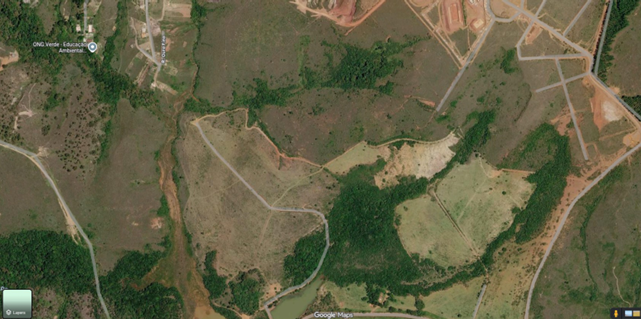
#> input picture data/raw/rural.png, 641 x 319 px; its folder holds only this picture in this run
$ python malha_viaria.py   (older library calls are emulated)
#> lines starting #> are read from the running program, lines starting #| are printed output that depends on the picture
"""Road detection and road-network reconstruction from satellite images.

The pipeline intentionally uses classical computer-vision operations. This
keeps the project reproducible without a training dataset and makes each stage
easy to inspect in the technical report.
"""

from __future__ import annotations

import argparse
import json
import math
from dataclasses import dataclass
from pathlib import Path
from typing import Any

import cv2
import networkx as nx
import numpy as np
import pandas as pd
from skimage.morphology import skeletonize

SUPPORTED_EXTENSIONS = {".png", ".jpg", ".jpeg", ".bmp", ".tif", ".tiff"}


@dataclass
class RoadDetectionResult:
    image_name: str
    rgb: np.ndarray
    road_mask: np.ndarray
    class_map: np.ndarray
    skeleton: np.ndarray
    graph: nx.Graph
    segmented: np.ndarray
    overlay: np.ndarray
    graph_overlay: np.ndarray
    metrics: dict[str, Any]


def list_images(raw_dir: Path) -> list[Path]:
    raw_dir.mkdir(parents=True, exist_ok=True)
    return sorted(
        path
        for path in raw_dir.iterdir()
        if path.is_file() and path.suffix.lower() in SUPPORTED_EXTENSIONS
    )


def load_rgb_image(path: Path) -> np.ndarray:
    bgr = cv2.imread(str(path), cv2.IMREAD_COLOR)
#> bgr is the input picture: shape (319, 641, 3); mean B, G, R 68.2, 95.9, 97.5
    if bgr is None:
        raise ValueError(f"Nao foi possivel carregar a imagem: {path}")
    return cv2.cvtColor(bgr, cv2.COLOR_BGR2RGB)


# [34 lines left out: function build_synthetic_demo, not called in this run]


def resize_if_needed(rgb: np.ndarray, max_side: int = 1400) -> tuple[np.ndarray, float]:
#> called with max_side = 1400
    if max_side <= 0:
        raise ValueError("max_side deve ser maior que zero.")

    height, width = rgb.shape[:2]
#> height = 319; width = 641
    scale = min(1.0, max_side / max(height, width))
#> scale = 1
    if scale >= 1.0:
        return rgb.copy(), 1.0

    new_size = (int(round(width * scale)), int(round(height * scale)))
    return cv2.resize(rgb, new_size, interpolation=cv2.INTER_AREA), scale


def _odd_kernel(value: int, minimum: int = 3) -> int:
    value = max(minimum, int(value))
    return value if value % 2 == 1 else value + 1


def _local_std(gray: np.ndarray, kernel_size: int) -> np.ndarray:
    gray_f = gray.astype(np.float32)
    mean = cv2.blur(gray_f, (kernel_size, kernel_size))
    mean_sq = cv2.blur(gray_f * gray_f, (kernel_size, kernel_size))
    return np.sqrt(np.maximum(mean_sq - mean * mean, 0))


def preprocess_image(rgb: np.ndarray, max_side: int = 1400) -> dict[str, Any]:
    resized, scale = resize_if_needed(rgb, max_side=max_side)
#> scale = 1
    denoised = cv2.bilateralFilter(resized, d=7, sigmaColor=45, sigmaSpace=45)

    lab = cv2.cvtColor(denoised, cv2.COLOR_RGB2LAB)
#> lab: shape (319, 641, 3); mean of channels 0, 1, 2 102.1, 123.6, 144.2
    l_channel, a_channel, b_channel = cv2.split(lab)
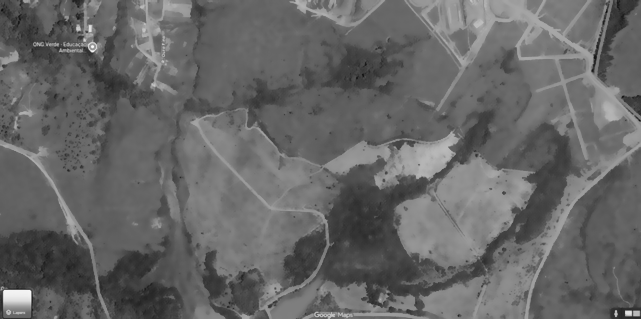
#> l_channel: shape (319, 641); min 16, max 249, mean 102.1
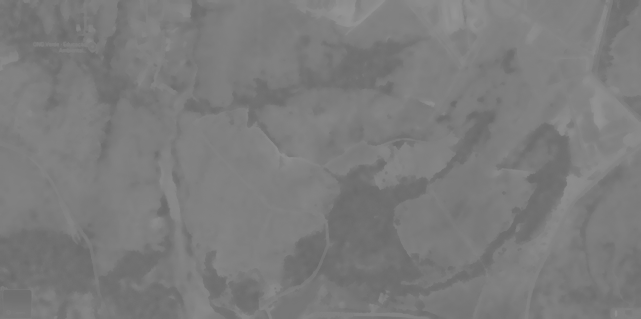
#> a_channel: shape (319, 641); min 104, max 148, mean 123.6
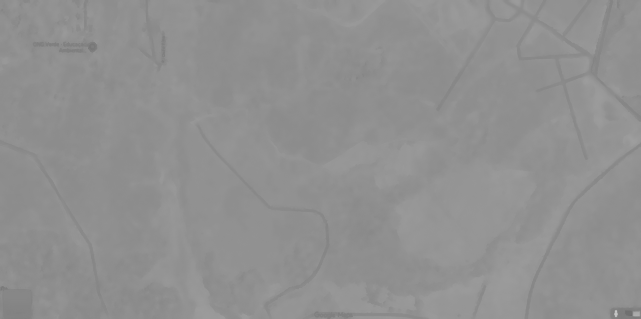
#> b_channel: shape (319, 641); min 108, max 198, mean 144.2
    clahe = cv2.createCLAHE(clipLimit=2.0, tileGridSize=(8, 8))
    l_equalized = clahe.apply(l_channel)
    enhanced = cv2.cvtColor(
        cv2.merge([l_equalized, a_channel, b_channel]),
        cv2.COLOR_LAB2RGB,
    )
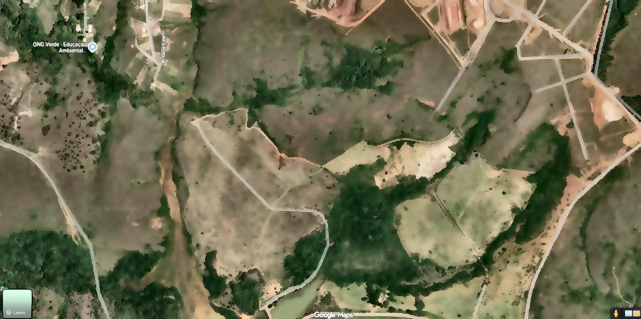
#> enhanced: shape (319, 641, 3); mean R, G, B 111.3, 109.4, 81.1

    gray = cv2.cvtColor(enhanced, cv2.COLOR_RGB2GRAY)
    hsv = cv2.cvtColor(enhanced, cv2.COLOR_RGB2HSV)
#> hsv: shape (319, 641, 3); mean H, S, V 30.6, 85.8, 116.7
    height, width = gray.shape
    local_kernel = _odd_kernel(min(height, width) // 45, minimum=9)
    return {
        "rgb": resized,
        "enhanced": enhanced,
        "gray": gray,
        "hsv": hsv,
        "lab": cv2.merge([l_equalized, a_channel, b_channel]),
        "local_std": _local_std(gray, local_kernel),
        "scale": scale,
        "local_kernel": local_kernel,
    }
#> in _local_std, `mean = cv2.blur(gray_f, (kernel_size, kernel_size))`:
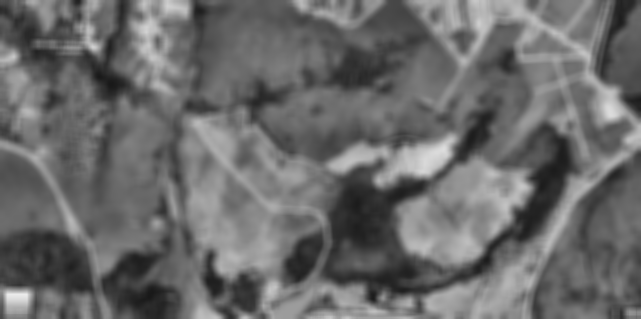
#> mean: shape (319, 641) float32; min 24.96, max 235.7, mean 106.7
#> in _local_std, `mean_sq = cv2.blur(gray_f * gray_f, (kernel_size, kernel_size))`:
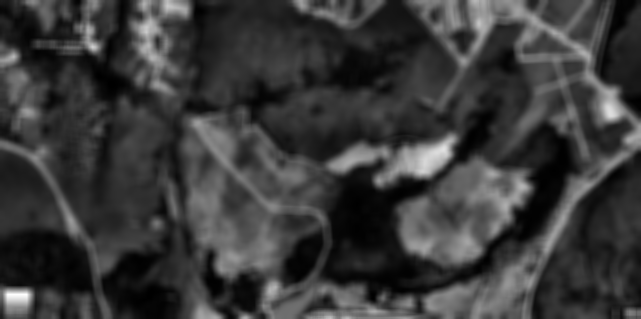
#> mean_sq: shape (319, 641) float32; min 647.4, max 55575.5, mean 13208.3; drawn with min black and max white
#> in _local_std, `return np.sqrt(np.maximum(mean_sq - mean * mean, 0))`:
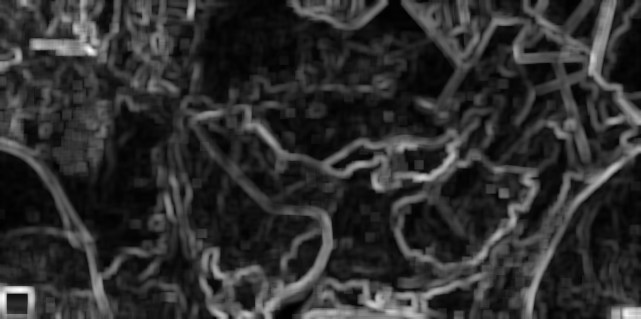
#> returned value: shape (319, 641) float32; min 0.5, max 95.28, mean 17.8; drawn with min black and max white


def compute_line_support(gray: np.ndarray) -> np.ndarray:
    """Return a [0, 1] map with high values over line-like structures."""

    height, width = gray.shape
    min_side = min(height, width)
    line_len = max(11, min_side // 55)

    blur = cv2.GaussianBlur(gray, (5, 5), 1.5)
    edges = cv2.Canny(blur, 20, 80)

    directional = np.zeros((height, width), dtype=np.float32)
    for angle_deg in range(0, 180, 30):
        angle = np.deg2rad(angle_deg)
        dx = int(round(np.cos(angle) * line_len))
        dy = int(round(np.sin(angle) * line_len))
        half = max(abs(dx), abs(dy), 1)
        kernel_size = half * 2 + 1
        kernel = np.zeros((kernel_size, kernel_size), dtype=np.uint8)
        center = half
        cv2.line(
            kernel,
            (center - dx, center - dy),
            (center + dx, center + dy),
            1,
            1,
        )
        directional += cv2.dilate(edges, kernel).astype(np.float32)

    ridge = np.zeros((height, width), dtype=np.float32)
    for sigma in (2.0, 4.5):
        blurred = cv2.GaussianBlur(gray.astype(np.float32), (0, 0), sigma)
        ixx = cv2.Sobel(blurred, cv2.CV_32F, 2, 0, ksize=3)
        iyy = cv2.Sobel(blurred, cv2.CV_32F, 0, 2, ksize=3)
        ixy = cv2.Sobel(blurred, cv2.CV_32F, 1, 1, ksize=3)

        trace = (ixx + iyy) / 2
        discriminant = np.sqrt(((ixx - iyy) / 2) ** 2 + ixy**2)
        lambda_1 = trace + discriminant
        lambda_2 = trace - discriminant

        second_order_energy = np.sqrt(lambda_1**2 + lambda_2**2)
        larger_abs = np.maximum(np.abs(lambda_1), np.abs(lambda_2))
        smaller_abs = np.minimum(np.abs(lambda_1), np.abs(lambda_2))
        blobness = smaller_abs / (larger_abs + 1e-9)
        response = second_order_energy / (second_order_energy.max() + 1e-9)
        ridge = np.maximum(ridge, response * np.exp(-(blobness**2) / 0.5))

    directional_norm = directional / (directional.max() + 1e-9)
    ridge_norm = ridge / (ridge.max() + 1e-9)
    combined = np.maximum(directional_norm * 0.7, ridge_norm * 0.6)
    return np.clip(combined / (combined.max() + 1e-9), 0.0, 1.0).astype(np.float32)


def segment_roads(preprocessed: dict[str, Any]) -> np.ndarray:
    rgb = preprocessed["rgb"]
    gray = preprocessed["gray"]
    hsv = preprocessed["hsv"]
    local_std = preprocessed["local_std"]

    h_channel, s_channel, v_channel = cv2.split(hsv)
    r = rgb[..., 0].astype(np.int16)
    g = rgb[..., 1].astype(np.int16)
    b = rgb[..., 2].astype(np.int16)

    texture_limit = np.percentile(local_std, 55)
    homogeneous = local_std <= max(12, texture_limit)
    low_saturation = s_channel <= max(42, np.percentile(s_channel, 45))
    visible = v_channel >= 35

    spread = (
        np.maximum.reduce([r, g, b]) - np.minimum.reduce([r, g, b])
    ).astype(np.int16)
    grayish = spread <= 38

    dirt_hue = ((h_channel <= 28) | (h_channel >= 165)) & (s_channel >= 20)
    dirt_rgb = (r > g - 10) & (g >= b - 14) & ((r - b) >= 15)
    dirt_like = dirt_hue & dirt_rgb & homogeneous & visible

    asphalt_like = low_saturation & grayish & homogeneous & visible

    excess_green = (2 * g - r - b).astype(np.int16)
    vegetation = (excess_green > np.percentile(excess_green, 70)) & (g > r + 6)
    shadow = (v_channel < 38) & (s_channel < 50)
    line_mask = compute_line_support(gray) > 0.15

    candidate = asphalt_like | (dirt_like & line_mask)
    candidate &= ~vegetation
    candidate &= ~shadow
    return _postprocess_mask(candidate)


def _postprocess_mask(mask: np.ndarray) -> np.ndarray:
    mask_u8 = mask.astype(np.uint8) * 255
    height, width = mask.shape
    min_side = min(height, width)

    close_kernel = cv2.getStructuringElement(
        cv2.MORPH_ELLIPSE,
        (_odd_kernel(min_side // 120, 5),) * 2,
    )
    open_kernel = cv2.getStructuringElement(
        cv2.MORPH_ELLIPSE,
        (_odd_kernel(min_side // 300, 3),) * 2,
    )
    clean = cv2.morphologyEx(mask_u8, cv2.MORPH_CLOSE, close_kernel, iterations=2)
    clean = cv2.morphologyEx(clean, cv2.MORPH_OPEN, open_kernel, iterations=1)

    total_pixels = height * width
    min_area = max(80, int(total_pixels * 0.00025))
    max_blob = int(total_pixels * 0.05)

    n_labels, labels, stats, _ = cv2.connectedComponentsWithStats(
        clean,
        connectivity=8,
    )
    keep = np.zeros(mask.shape, dtype=bool)

    for label in range(1, n_labels):
        area = stats[label, cv2.CC_STAT_AREA]
        bbox_width = stats[label, cv2.CC_STAT_WIDTH]
        bbox_height = stats[label, cv2.CC_STAT_HEIGHT]
        elongation = max(bbox_width, bbox_height) / max(1, min(bbox_width, bbox_height))
        fill = area / max(1, bbox_width * bbox_height)

        if area < min_area:
            continue
        if area > max_blob and elongation < 2.5:
            continue
        if area > max_blob * 0.4 and fill > 0.65 and elongation < 2.5:
            continue
        keep |= labels == label

    return keep


def classify_road_type(rgb: np.ndarray, road_mask: np.ndarray) -> np.ndarray:
    hsv = cv2.cvtColor(rgb, cv2.COLOR_RGB2HSV)
    h_channel, s_channel, _ = cv2.split(hsv)
    r = rgb[..., 0].astype(np.int16)
    g = rgb[..., 1].astype(np.int16)
    b = rgb[..., 2].astype(np.int16)
    spread = np.maximum.reduce([r, g, b]) - np.minimum.reduce([r, g, b])

    dirt = (
        road_mask
        & (((h_channel <= 30) | (h_channel >= 165)) & (s_channel >= 30))
        & (r >= g - 10)
        & (g >= b - 18)
    )
    asphalt = road_mask & ((s_channel < 60) | (spread < 35)) & ~dirt

    labels = np.zeros(road_mask.shape, dtype=np.uint8)
    labels[asphalt] = 1
    labels[dirt] = 2
    remaining = road_mask & (labels == 0)
    labels[remaining & (s_channel < 75)] = 1
    labels[remaining & (s_channel >= 75)] = 2
    return labels


def make_segmented_image(class_map: np.ndarray) -> np.ndarray:
    segmented = np.zeros((*class_map.shape, 3), dtype=np.uint8)
    segmented[class_map == 1] = (40, 160, 255)
    segmented[class_map == 2] = (220, 145, 40)
    return segmented


def make_overlay(rgb: np.ndarray, class_map: np.ndarray, alpha: float = 0.48) -> np.ndarray:
    segmented = make_segmented_image(class_map)
    overlay = rgb.copy()
    road_pixels = class_map > 0
    overlay[road_pixels] = (
        (1 - alpha) * overlay[road_pixels].astype(np.float32)
        + alpha * segmented[road_pixels].astype(np.float32)
    ).astype(np.uint8)
    return overlay


def compute_skeleton(road_mask: np.ndarray) -> np.ndarray:
    return skeletonize(road_mask > 0)


def _neighbors_8(point: tuple[int, int], shape: tuple[int, int]):
    y, x = point
    height, width = shape
    for dy in (-1, 0, 1):
        for dx in (-1, 0, 1):
            if dy == 0 and dx == 0:
                continue
            yy, xx = y + dy, x + dx
            if 0 <= yy < height and 0 <= xx < width:
                yield yy, xx


def _pixel_edge(a: tuple[int, int], b: tuple[int, int]):
    return tuple(sorted((a, b)))


def _skeleton_degree(skeleton: np.ndarray) -> np.ndarray:
    kernel = np.ones((3, 3), dtype=np.uint8)
    counts = cv2.filter2D(
        skeleton.astype(np.uint8),
        -1,
        kernel,
        borderType=cv2.BORDER_CONSTANT,
    )
    return counts - skeleton.astype(np.uint8)


def skeleton_to_graph(skeleton: np.ndarray, min_edge_length: int = 4) -> nx.Graph:
    skeleton = skeleton.astype(bool)
    degree = _skeleton_degree(skeleton)
    node_mask = skeleton & ((degree == 1) | (degree >= 3))
    num_labels, labels = cv2.connectedComponents(node_mask.astype(np.uint8), connectivity=8)

    graph = nx.Graph()
    if num_labels <= 1:
        return graph

    node_label_to_id: dict[int, str] = {}
    for component in range(1, num_labels):
        ys, xs = np.where(labels == component)
        if len(xs) == 0:
            continue

        node_id = str(component - 1)
        node_type = "intersecao" if int(degree[ys, xs].max()) >= 3 else "extremidade"
        node_label_to_id[component] = node_id
        graph.add_node(
            node_id,
            x=float(xs.mean()),
            y=float(ys.mean()),
            tipo=node_type,
            pixels=int(len(xs)),
        )

    visited: set[tuple[tuple[int, int], tuple[int, int]]] = set()
    shape = skeleton.shape
    for component, source_id in node_label_to_id.items():
        for source_pixel in zip(*np.where(labels == component)):
            for neighbor in _neighbors_8(source_pixel, shape):
                if not skeleton[neighbor] or labels[neighbor] == component:
                    continue

                first_edge = _pixel_edge(source_pixel, neighbor)
                if first_edge in visited:
                    continue

                path = [source_pixel, neighbor]
                previous, current = source_pixel, neighbor
                visited.add(first_edge)

                while True:
                    current_label = int(labels[current])
                    if current_label > 0 and current_label != component:
                        target_id = node_label_to_id.get(current_label)
                        if (
                            target_id
                            and target_id != source_id
                            and len(path) >= min_edge_length
                        ):
                            points = [(int(x), int(y)) for y, x in path]
                            length = sum(
                                math.hypot(x2 - x1, y2 - y1)
                                for (x1, y1), (x2, y2) in zip(points, points[1:])
                            )
                            geometry = " ".join(f"{x},{y}" for x, y in points)
                            if graph.has_edge(source_id, target_id):
                                current_length = float(
                                    graph[source_id][target_id].get(
                                        "length_px",
                                        float("inf"),
                                    )
                                )
                                if length < current_length:
                                    graph[source_id][target_id].update(
                                        length_px=length,
                                        points_count=len(points),
                                        geometry=geometry,
                                    )
                            else:
                                graph.add_edge(
                                    source_id,
                                    target_id,
                                    length_px=length,
                                    points_count=len(points),
                                    geometry=geometry,
                                )
                        break

                    next_pixels = [
                        pixel
                        for pixel in _neighbors_8(current, shape)
                        if skeleton[pixel] and pixel != previous
                    ]
                    if not next_pixels:
                        break

                    next_pixel = next(
                        (
                            pixel
                            for pixel in next_pixels
                            if _pixel_edge(current, pixel) not in visited
                        ),
                        None,
                    )
                    if next_pixel is None:
                        break

                    visited.add(_pixel_edge(current, next_pixel))
                    previous, current = current, next_pixel
                    path.append(current)

    return graph


def largest_connected_subgraph(graph: nx.Graph) -> nx.Graph:
    if graph.number_of_nodes() == 0 or nx.is_connected(graph):
        return graph.copy()
    return graph.subgraph(max(nx.connected_components(graph), key=len)).copy()


def _parse_geometry(geometry: str) -> list[tuple[int, int]]:
    points = []
    for pair in geometry.split():
        try:
            x_str, y_str = pair.split(",")
            points.append((int(x_str), int(y_str)))
        except ValueError:
            continue
    return points


def draw_graph_overlay(rgb: np.ndarray, graph: nx.Graph) -> np.ndarray:
    canvas = rgb.copy()
    for _, _, data in graph.edges(data=True):
        points = _parse_geometry(data.get("geometry", ""))
        if len(points) >= 2:
            cv2.polylines(
                canvas,
                [np.array(points, dtype=np.int32).reshape((-1, 1, 2))],
                isClosed=False,
                color=(255, 40, 40),
                thickness=3,
            )

    for _, data in graph.nodes(data=True):
        x = int(round(float(data.get("x", 0))))
        y = int(round(float(data.get("y", 0))))
        color = (255, 255, 30) if data.get("tipo") == "intersecao" else (60, 255, 255)
        cv2.circle(canvas, (x, y), 6, color, -1, lineType=cv2.LINE_AA)
        cv2.circle(canvas, (x, y), 8, (0, 0, 0), 1, lineType=cv2.LINE_AA)
    return canvas


def save_outputs(
    result: RoadDetectionResult,
    results_dir: Path,
    graphs_dir: Path,
) -> None:
    results_dir.mkdir(parents=True, exist_ok=True)
    graphs_dir.mkdir(parents=True, exist_ok=True)

    stem = Path(result.image_name).stem
    cv2.imwrite(
        str(results_dir / f"{stem}_segmentada.png"),
        cv2.cvtColor(result.segmented, cv2.COLOR_RGB2BGR),
    )
    cv2.imwrite(
        str(results_dir / f"{stem}_sobreposicao.png"),
        cv2.cvtColor(result.overlay, cv2.COLOR_RGB2BGR),
    )
    cv2.imwrite(
        str(results_dir / f"{stem}_grafo.png"),
        cv2.cvtColor(result.graph_overlay, cv2.COLOR_RGB2BGR),
    )
    cv2.imwrite(
        str(results_dir / f"{stem}_mascara.png"),
        result.road_mask.astype(np.uint8) * 255,
    )
    cv2.imwrite(
        str(results_dir / f"{stem}_esqueleto.png"),
        result.skeleton.astype(np.uint8) * 255,
    )

    nodes = [
        {
            "id": node_id,
            "x": float(data.get("x", 0)),
            "y": float(data.get("y", 0)),
            "tipo": data.get("tipo"),
            "pixels": int(data.get("pixels", 0)),
        }
        for node_id, data in result.graph.nodes(data=True)
    ]
    edges = [
        {
            "source": source,
            "target": target,
            "length_px": float(data.get("length_px", 0)),
            "points": [[x, y] for x, y in _parse_geometry(data.get("geometry", ""))],
        }
        for source, target, data in result.graph.edges(data=True)
    ]

    with (graphs_dir / f"{stem}_grafo.json").open("w", encoding="utf-8") as file:
        json.dump(
            {
                "image": result.image_name,
                "metrics": result.metrics,
                "nodes": nodes,
                "edges": edges,
            },
            file,
            indent=2,
        )
    nx.write_graphml(result.graph, graphs_dir / f"{stem}_grafo.graphml")


def process_rgb_image(
    image_name: str,
    rgb: np.ndarray,
    max_side: int = 1400,
) -> RoadDetectionResult:
    preprocessed = preprocess_image(rgb, max_side=max_side)
#> preprocessed = 8 items
    road_mask = segment_roads(preprocessed)
#> (the rest of the program and of its run is left out)
